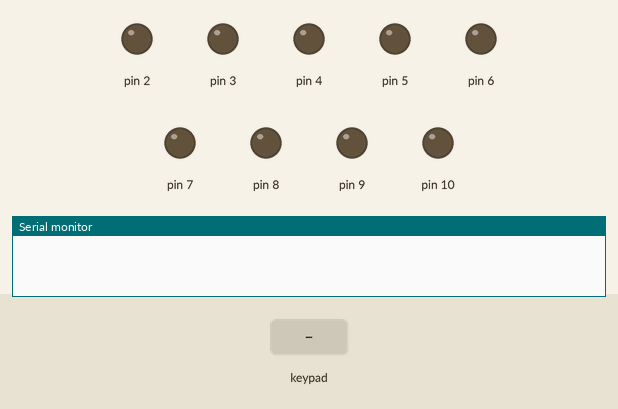
Recording of a sketch running on a simulated Arduino Uno, built with avr-gcc and run on an emulated ATmega328P. Shown: output pins drawn as LEDs (lit = HIGH), the last lines printed to the serial monitor. Dashed ring = blinking. The test bench sets the inputs (shaded band).

Above: at 1.2 s.
1.3 s: key '=' pressed
At 1.4 s:
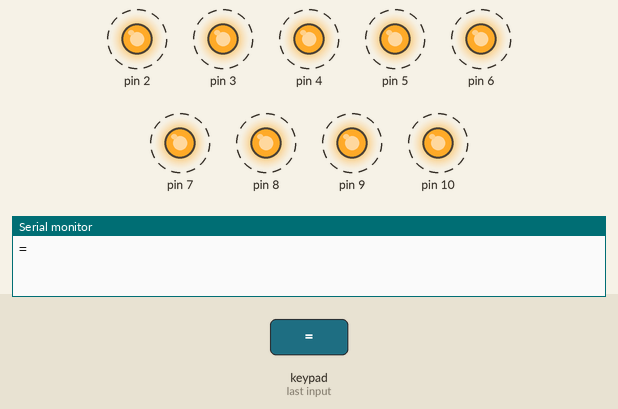
3.4 s: keypad keys 1 2 = pressed 0.4 s apart
At 4.3 s:
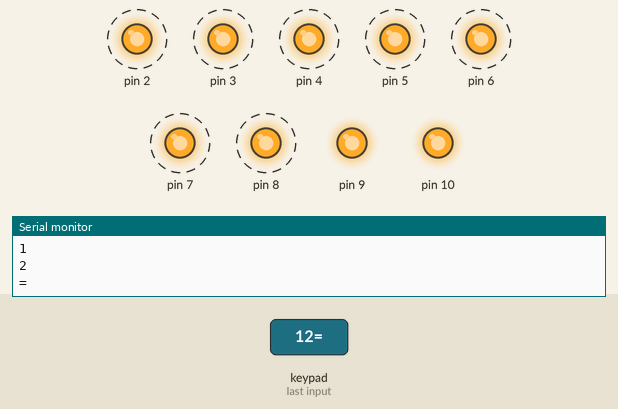
6.4 s: key '7' pressed
At 7.5 s:
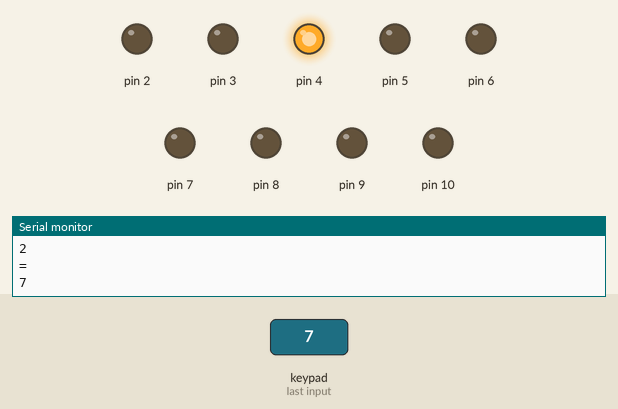
7.9 s: keypad keys 2 5 pressed 0.4 s apart
At 8.8 s:
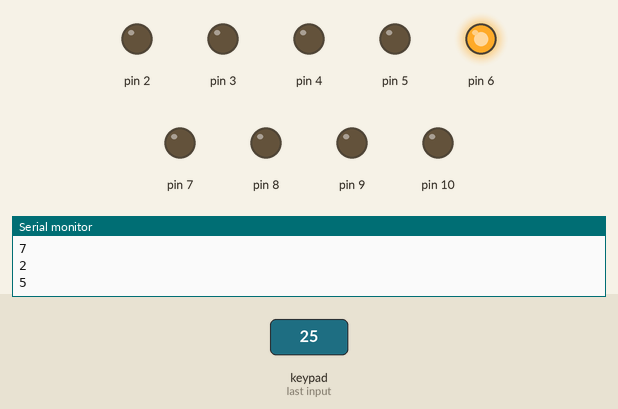
10.2 s: key '8' pressed
At 11.4 s:
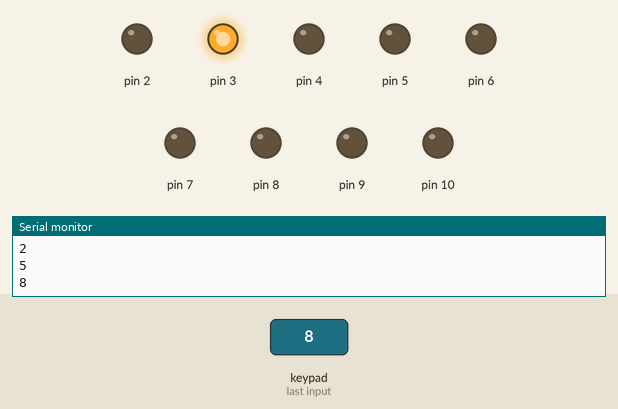
11.7 s: keypad keys 9 - 4 = pressed 0.4 s apart
At 13.0 s:
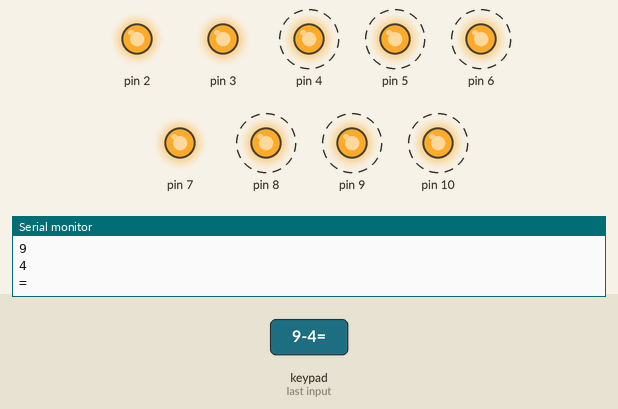
Timing chart, 0 to 15.0 s (numbered marks = the images above; inputs shaded):
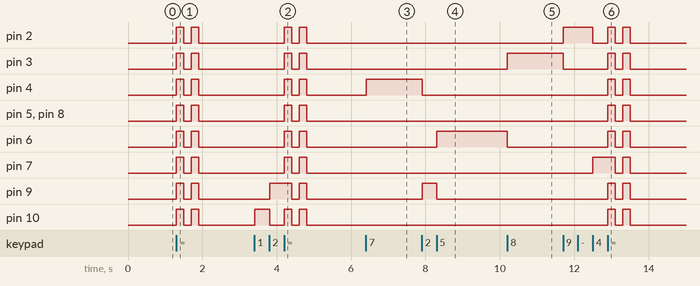

Measured:
- after the input at 1.3 s, pin 2–10: alternates HIGH for 0.20 s and LOW for 0.20 s, 4 changes in all, then stays LOW, starting at once
- after the input at 3.4 s, pin 2–8: alternates HIGH for 0.20 s and LOW for 0.20 s, 4 changes in all, then stays LOW, starting after 0.80 s; pin 9: LOW → HIGH after 0.41 s, → LOW 0.59 s later, → HIGH 0.20 s later, → LOW 0.20 s later; pin 10: goes HIGH 0.40 s, LOW 0.39 s, HIGH 0.20 s, LOW 0.20 s, HIGH 0.20 s, then LOW, starting at once
- after the input at 6.4 s, pin 4: LOW → HIGH at once
- after the input at 7.9 s, pin 4: HIGH → LOW at once; pin 6: LOW → HIGH after 0.40 s; pin 9: LOW → HIGH at once, → LOW 0.39 s later
- after the input at 10.2 s, pin 3: LOW → HIGH at once; pin 6: HIGH → LOW at once
- after the input at 11.7 s, pin 2: goes HIGH 0.80 s, LOW 0.40 s, HIGH 0.20 s, LOW 0.20 s, HIGH 0.20 s, then LOW, starting at once; pin 3: goes LOW 1.2 s, HIGH 0.20 s, LOW 0.20 s, HIGH 0.20 s, then LOW, starting at once

The sketch:

KeyPad.ino
```cpp
#include <Keypad.h>

const byte fil=4; //4 filas
const byte col=4; //4 columnas
char tecla;
int tiempo=200;

char kpad[fil][col]={
  {'7','8','9','/'}, //A
  {'4','5','6','*'}, //B
  {'1','2','3','-'}, //C
  {'c','0','=','+'}  //D
}; //1   2   3   4

byte FilPin[fil]={A0,A1,A2,A3};
byte ColPin[col]={A4,A5,13,12};

Keypad teclado=Keypad{makeKeymap(kpad), FilPin, ColPin, fil,col};
void setup() {
  Serial.begin(9600);
  for(int i=2;i<11;i++){
    pinMode(i,OUTPUT);
  }

}

void loop() {
  tecla=teclado.getKey();

  switch(tecla){
    case '9':
      for(int i=2;i<11;i++){
        digitalWrite(i,LOW);
      }
      digitalWrite(2,HIGH);
      Serial.println(tecla);
      break;
    case '8':
      for(int i=2;i<11;i++){
        digitalWrite(i,LOW);
      }
      digitalWrite(3,HIGH);
      Serial.println(tecla);
      break;
    case '7':
      for(int i=2;i<11;i++){
        digitalWrite(i,LOW);
      }
      digitalWrite(4,HIGH);
      Serial.println(tecla);
      break;
    case '6':
      for(int i=2;i<11;i++){
        digitalWrite(i,LOW);
      }
      digitalWrite(5,HIGH);
      Serial.println(tecla);
      break;
    case '5':
      for(int i=2;i<11;i++){
        digitalWrite(i,LOW);
      }
      digitalWrite(6,HIGH);
      Serial.println(tecla);
      break;
    case '4':
      for(int i=2;i<11;i++){
        digitalWrite(i,LOW);
      }
      digitalWrite(7,HIGH);
      Serial.println(tecla);
      break;
    case '3':
      for(int i=2;i<11;i++){
        digitalWrite(i,LOW);
      }
      digitalWrite(8,HIGH);
      Serial.println(tecla);
      break;
    case '2':
      for(int i=2;i<11;i++){
        digitalWrite(i,LOW);
      }
      digitalWrite(9,HIGH);
      Serial.println(tecla);
      break;
    case '1':
      for(int i=2;i<11;i++){
        digitalWrite(i,LOW);
      }
      digitalWrite(10,HIGH);
      Serial.println(tecla);
      break;
    case 'c':
      for(int i=2;i<11;i++){
        digitalWrite(i,HIGH);
      }
      Serial.println(tecla);
      break;
    case '0':
      for(int i=2;i<11;i++){
        digitalWrite(i,LOW);
      }
      Serial.println(tecla);
      break;
    case '=':
      Serial.println(tecla);
      for(int i=2;i<11;i++){
        digitalWrite(i,HIGH);
      }
      delay(tiempo);
      for(int j=2;j<11;j++){
        digitalWrite(j,LOW);
      }
      delay(tiempo);
      for(int i=2;i<11;i++){
        digitalWrite(i,HIGH);
      }
      delay(tiempo);
      for(int j=2;j<11;j++){
        digitalWrite(j,LOW);
      }
      delay(tiempo);
      break;
    default:
      break;
  }

}
```
